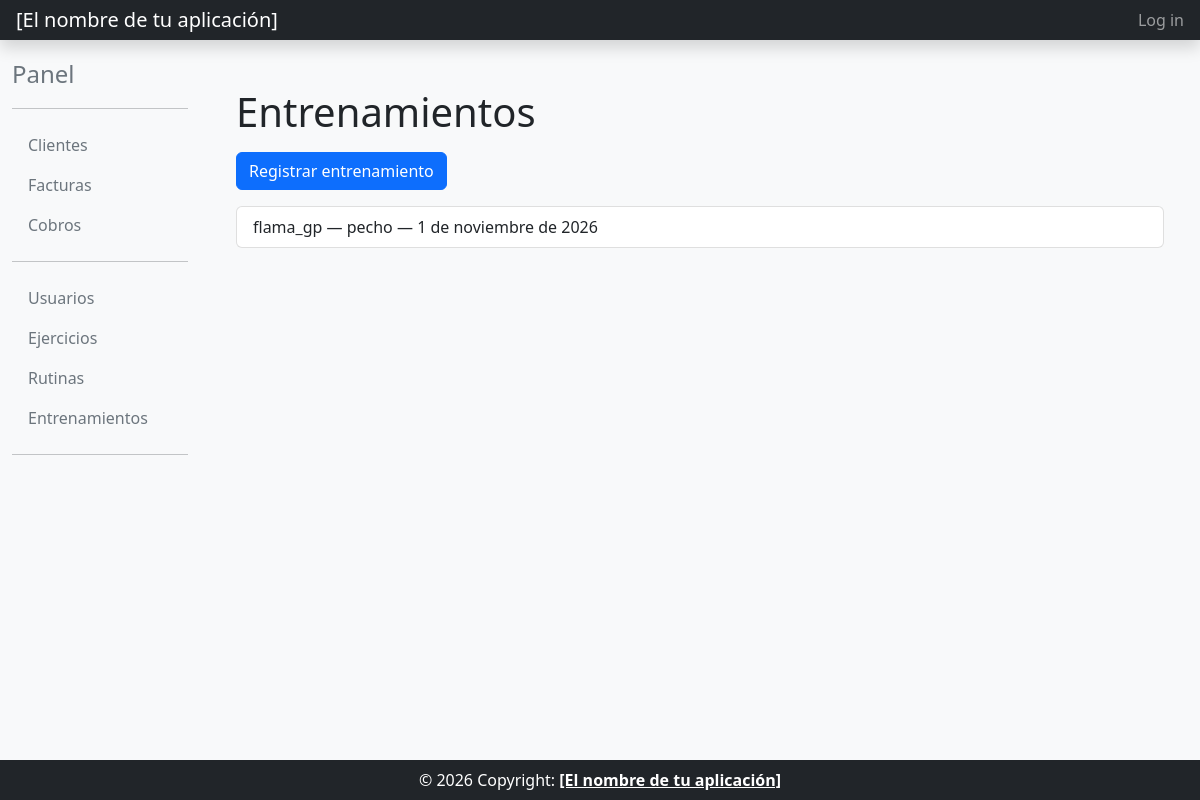
Before: /core/entrenamientos/ with the older database file.
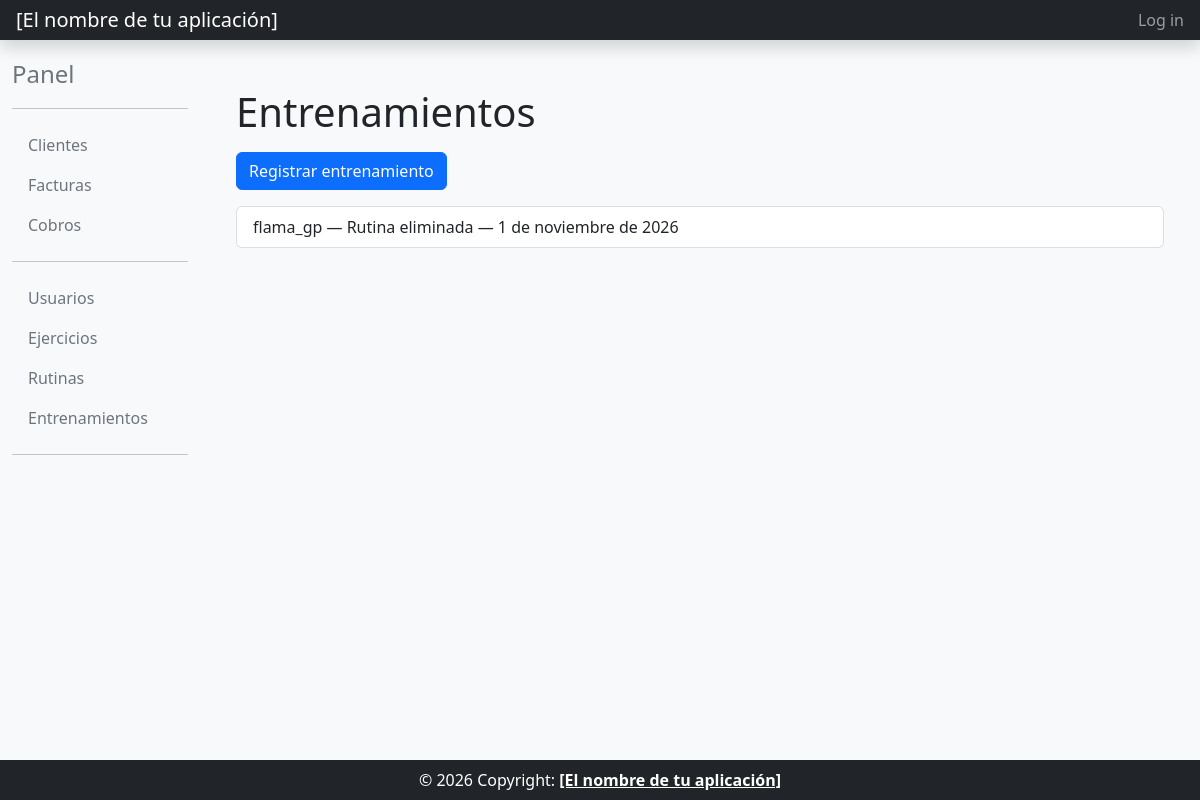
After: the same page with the newer database file.
### core/models.py (models this page shows, shortened)
class Entrenamiento(models.Model):
    usuario = models.ForeignKey(
    Usuario,
    on_delete=models.CASCADE,
    related_name='entrenamientos'
    )
    rutina = models.ForeignKey(
    Rutina,
    on_delete=models.SET_NULL,
    null=True,
    blank=True,
    related_name='entrenamientos'
    )
    fecha = models.DateField()
    notas = models.CharField(max_length=250, blank=True)
    class Meta:
        verbose_name = "entrenamiento"
        verbose_name_plural = "entrenamientos"
        ordering = ['-fecha', 'usuario__nickname', 'rutina__nombre']

class Rutina(models.Model):
    nombre = models.CharField(max_length=25, primary_key=True)
    class Meta:
        verbose_name = "rutina"
        verbose_name_plural = "rutinas"
        ordering = ['nombre']

class Usuario(models.Model):
    nickname = models.CharField(max_length=12, primary_key=True)
    foto_perfil = models.ImageField(upload_to='perfiles/', null=True, blank=True)
    altura = models.DecimalField(max_digits=4, decimal_places=2, null=True, blank=True)
    peso = models.DecimalField(max_digits=5, decimal_places=2, null=True, blank=True)
    objetivo = models.CharField(max_length=50)
    class Meta:
        verbose_name = "usuario"
        verbose_name_plural = "usuarios"
        ordering = ['nickname'] #Esto nos sirve para ordenar y ver que ver primero, en este caso es por nickame pero se podria por feha en  alguno otro

### core/views.py (the view)
class EntrenamientoListView(OrderingListViewMixin, ListView):
    model = Entrenamiento
    template_name = "entrenamiento_list.html"
    paginate_by = 10
    queryset = Entrenamiento.objects.select_related("usuario", "rutina")

### common/mixins.py (called while the page is built)
    def get_queryset(self):
        queryset = super().get_queryset()
        ordering = self.request.GET.get('ordering')
        if ordering == 'asc':
            return queryset.order_by('pk')
        if ordering == 'desc':
            return queryset.order_by('-pk')
        return queryset

    def get_context_data(self, **kwargs):
        context = super().get_context_data(**kwargs)
        ordering = self.request.GET.get('ordering')
        context['ordering'] = ordering if ordering in ('asc', 'desc') else None
        return context

### core/templates/entrenamiento_list.html (shortened to what this page needs)
{% extends "base_intranet.html" %}
{% block main_content %}
<div class="container">
    <h1>Entrenamientos</h1>
    <a href="{% url 'entrenamiento_create' %}" class="btn btn-primary mt-2">Registrar entrenamiento</a>
    <div class="list-group mt-3">
        {% for entrenamiento in object_list %}
            <a href="{% url 'entrenamiento_detail' pk=entrenamiento.pk %}" class="list-group-item list-group-item-action text-decoration-none">
                {{ entrenamiento.usuario.nickname }} — {{ entrenamiento.rutina.nombre|default:"Rutina eliminada" }} — {{ entrenamiento.fecha }}
            </a>
        {% empty %}
            <div class="list-group-item">No hay entrenamientos registrados.</div>
        {% endfor %}
    </div>
</div>
{% endblock main_content %}

Changed rows visible on the page:
changed Entrenamiento "flama_gp": rutina.nombre "pecho" → "Rutina eliminada"
